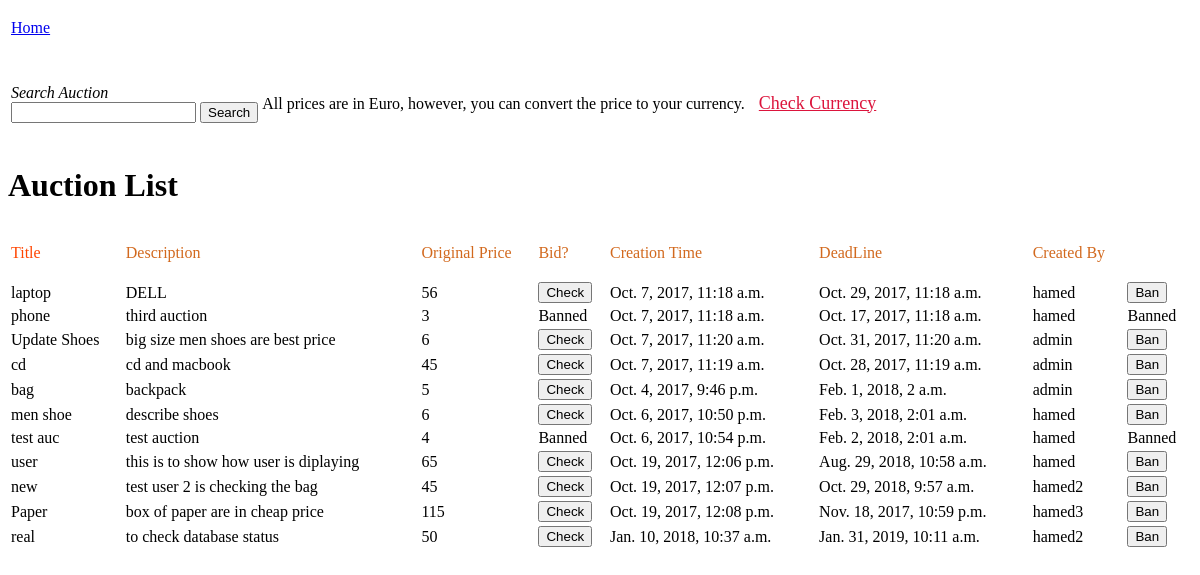
Before: /browseAuction/ (signed in) with the older database file.
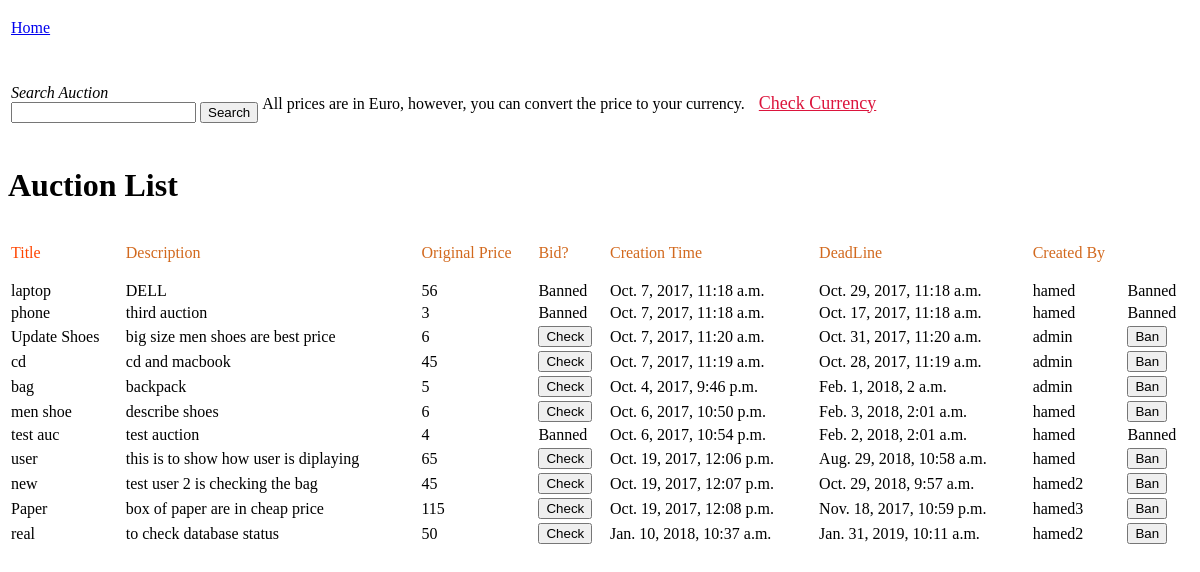
After: the same page with the newer database file.
### Yaas/models.py (models this page shows, shortened)
class newAuction(models.Model):
    auctionTitle=models.CharField(max_length=30)
    auctionDescription=models.CharField(max_length=50)
    auctionPrice=models.PositiveIntegerField(default=0)
    auctionCreationTime = models.DateTimeField()
    auctionDeadline=models.DateTimeField()
    auctionSeller=models.CharField(max_length=30)
    auctionBan=models.BooleanField(default=False)
    auctionResolved=models.BooleanField(default=False)

### Yaas/views.py (the view, shortened to what this page needs)
# urls.py: url(r'^browseAuction/$',browseAuction),
def browseAuction(request):
    if request.user.is_staff:
        admin_auc = newAuction.objects.all()
    return render(request, "browseAuction.html", {'newAuctionHtml': admin_auc})

### templates/browseAuction.html (shortened to what this page needs)
<!DOCTYPE html>
<html lang="en">
<head>
</head>
<body>
<table class="searchAuction">
    <tr>
        <td style="padding-bottom: 5%">
            <a href="/home/">Home</a>
        </td>
    </tr>
    <td>
        <div class="searchAuction">
            <label style="font-style: italic">Search Auction</label>
            <form method="post" action="/browseAuction/">
                <input type="search" name="userTitle" autofocus>
                <input type="submit" value="Search">
            </form>
        </div>
    </td>
    <p>
    <td>
        <label>All prices are in Euro, however, you can convert the price to your currency.</label>
        <a href="/currency/" style="color: crimson;font-size: large;padding-left: 10px">Check Currency</a>
    </td>
    </p>
    <tr>
        <td>
        </td>
    </tr>
</table>
<h1 style="align:center">Auction List</h1>
<table class="showAuction" style="width: 100%">
    <div class="showAuction">
        {% if newAuctionHtml %}
            <tr>
                <td>
                    <p style="color: orangered">Title</p>
                </td>
                <td>
                    <p style="color: chocolate">Description</p>
                </td>
                <td>
                    <p style="color: chocolate">Original Price</p>
                </td>
                <td>
                    <p style="color: chocolate">Bid?</p>
                </td>
                <td>
                    <p style="color: chocolate">Creation Time</p>
                </td>
                <td>
                    <p style="color: chocolate">DeadLine</p>
                </td>
                <td>
                    <p style="color: chocolate">Created By</p>
                </td>
            </tr>
            {% for auction in newAuctionHtml %}
                <td>
                    {{ auction.auctionTitle }}
                </td>
                <td>
                    {{ auction.auctionDescription }}
                </td>
                <td>
                    {{ auction.auctionPrice }}
                </td>
                <td>
                    {% if request.user.is_staff and auction.auctionBan == True %}
                            <label>Banned</label>
                            {% else %}
                            <form action="/bidAuction/{{ auction.id }}/" method="post">
                                <input type="submit" value="Check">
                            </form>
                    {% endif %}
                </td>
                <td>
                    {{ auction.auctionCreationTime }}
                </td>
                <td>
                    {{ auction.auctionDeadline }}
                </td>
                <td>
                    {{ auction.auctionSeller }}
                </td>
                {% if request.user.is_staff %}
                    {% if auction.auctionBan == False %}
                        <td>
                            <form action="/banAuction/{{ auction.id }}/" method="post">
                                <input value="Ban" type="submit">
                            </form>
                        </td>
                    {% else %}
                        <td><label>Banned</label></td>
                    {% endif %}
                {% endif %}
            {% endfor %}
        {% endif %}
    </div>
</table>
</body>
</html>

Changed rows visible on the page:
changed newAuction "laptop": value "Check" → (not shown); value "Ban" → (not shown); now shows "Banned Banned"
